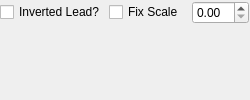
      <widget class="QChartView" name="ecg_axis_2" native="true">
       <property name="sizePolicy">
        <sizepolicy hsizetype="Expanding" vsizetype="Expanding">
         <horstretch>1</horstretch>
         <verstretch>1</verstretch>
        </sizepolicy>
       </property>
       <property name="minimumSize">
        <size>
         <width>0</width>
         <height>10</height>
        </size>
       </property>
       <property name="styleSheet">
        <string notr="true"/>
       </property>
       <layout class="QGridLayout" name="gridLayout_2">
        <property name="leftMargin">
         <number>0</number>
        </property>
        <property name="topMargin">
         <number>1</number>
        </property>
        <property name="rightMargin">
         <number>1</number>
        </property>
        <property name="bottomMargin">
         <number>0</number>
        </property>
        <property name="horizontalSpacing">
         <number>3</number>
        </property>
        <property name="verticalSpacing">
         <number>0</number>
        </property>
        <item row="0" column="1">
         <widget class="QCheckBox" name="ecg_2_reverse">
          <property name="minimumSize">
           <size>
            <width>0</width>
            <height>10</height>
           </size>
          </property>
          <property name="text">
           <string>Inverted Lead?</string>
          </property>
         </widget>
        </item>
        <item row="1" column="1">
         <spacer name="verticalSpacer_2">
          <property name="minimumSize">
           <size>
            <width>0</width>
            <height>10</height>
           </size>
          </property>
          <property name="orientation">
           <enum>Qt::Orientation::Vertical</enum>
          </property>
          <property name="sizeHint" stdset="0">
           <size>
            <width>20</width>
            <height>160</height>
           </size>
          </property>
         </spacer>
        </item>
        <item row="0" column="3">
         <widget class="QDoubleSpinBox" name="ecg_2_gain">
          <property name="minimumSize">
           <size>
            <width>0</width>
            <height>10</height>
           </size>
          </property>
         </widget>
        </item>
        <item row="0" column="0">
         <spacer name="horizontalSpacer_2">
          <property name="minimumSize">
           <size>
            <width>0</width>
            <height>10</height>
           </size>
          </property>
          <property name="orientation">
           <enum>Qt::Orientation::Horizontal</enum>
          </property>
          <property name="sizeHint" stdset="0">
           <size>
            <width>1205</width>
            <height>20</height>
           </size>
          </property>
         </spacer>
        </item>
        <item row="0" column="2">
         <widget class="QCheckBox" name="ecg_2_check">
          <property name="minimumSize">
           <size>
            <width>80</width>
            <height>10</height>
           </size>
          </property>
          <property name="focusPolicy">
           <enum>Qt::FocusPolicy::NoFocus</enum>
          </property>
          <property name="text">
           <string>Fix Scale</string>
          </property>
         </widget>
        </item>
       </layout>
      </widget>
